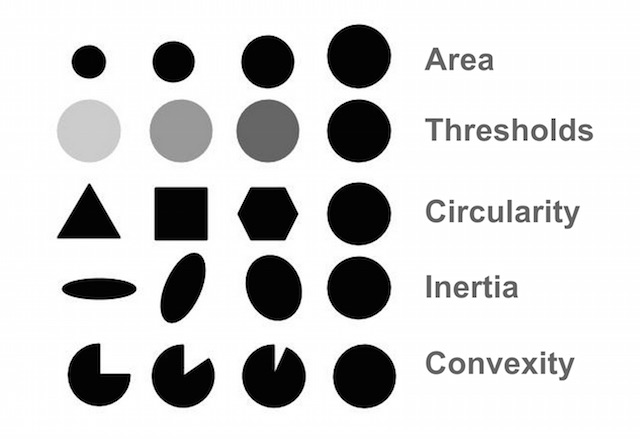
#> input picture Code/find_blobs/BlobTest.jpg, 640 x 439 px
$ python test_morph.py ../find_blobs
#> lines starting #> are read from the running program, lines starting #| are printed output that depends on the picture
### Modules/filelist.py
# Python class to make a list if file

import sys
import os # to check list file existence
from imutils import paths  # to get list of files in a path
import logging #  To write messages to a logfile

# Function (defined outside of the class) to get basename of a file
# minus the 4 chararcter extension (ex., .png)
# [8 lines left out: function get_filename, not called in this run]

class FileList:

    def __init__(self, dataset, list):
        self.list = list  # the directory or filename that includes list of files
        self.dataset = dataset
        self.filenames = []  # empty list

        logging.debug("FileList : __init__ : list = %s", list)

    def getPathFilenames(self):
        if (self.list) :  # check to see if file list argument exists

            if os.path.isfile(self.list):
                with open(self.list) as f:
                    fileList = []  # initialize fileList
                    for line in f:
                        fileList.append(line.strip())  # strip off newline, spaces, and append

                logging.debug("fileList = %s",fileList)
                imagePaths = [self.dataset + '/' + i for i in fileList]

            else :
                sys.exit("list file does not exist")

        else :

            # -----------------------------------------------------------
            # Grab the image path & filenames from the dataset directory
            # -----------------------------------------------------------
            #imagePaths = list(paths.list_images(args.dataset))
            imagePaths = list(paths.list_images(self.dataset))

            imagePaths = sorted(imagePaths)

        #logging.debug("imagePaths = %s", imagePaths)
        logging.debug("imagePaths = %s", '\n'.join(imagePaths))

        return imagePaths

### Code/morphology/test_morph.py
""""""


# USAGE
# python test_morph.py F:\imagews\training --log=debug --list="F:\imagews\training\list.txt"
# python test_morph.py F:\imagews\training --log=debug --list="F:\imagews\training\various.txt"
# python test_morph.py F:\imagews\training --log=debug --list="F:\imagews\training\aurora_nightlimb.txt"
# python test_morph.py F:\imagews\training --log=debug --list="F:\imagews\training\aurora.txt"
# python test_morph.py F:\imagews\training --log=debug --list="F:\imagews\training\limbnight.txt"
# python test_morph.py F:\imagews\training --log=debug --list="F:\imagews\training\iss.txt"
# python test_morph.py E:\Lightning\ --log=debug --list="E:\Lightning\lightning.txt"
# python test_morph.py F:\imagews\training --log=debug --list="F:\imagews\training\no_lightning.txt"

# import the necessary packages
import argparse
import os # to check list file existence
import sys
import logging #  To write messages to a logfile
import numpy as np

import cv2
from imutils import resize
from filelist import FileList  # import the filelist class

# -----------------------------------------------------
# Construct the argument parse and parse the arguments
# -----------------------------------------------------
ap = argparse.ArgumentParser()
ap = argparse.ArgumentParser(description="Test different morphology effects on images")
ap.add_argument("dataset", help="Path to images")  # this is required

# Add logging file argument
ap.add_argument("-l", "--log", help="Logging Value", default="info")

# Add list file argument
ap.add_argument("-li", "--list", help="List of images to read")

# parse the arguments
args = ap.parse_args()

# -----------------------------------------------
# Display the images while looping through them?
# -----------------------------------------------
showImages = True

blurImage = True

# ------------------------------------------------------------------
# Set up logging file
# -------------------------------------------------------------
# assuming loglevel is bound to the string value obtained from the
# command line argument. Convert to upper case to allow the user to
# specify --log=DEBUG or --log=debug
numeric_level = getattr(logging, args.log.upper(), None)
if not isinstance(numeric_level, int):
    raise ValueError('Invalid log level: %s' % loglevel)
logging.basicConfig(level=numeric_level, filename='test_morph.log', filemode='w')


# ----------------------------------
# Write run parameters to log file
# ----------------------------------
logging.info("input path is %s", args.dataset)
logging.info("log level : %s", args.log)

# Get the list of image names to read
theList = FileList(args.dataset,  args.list)
imagePaths = theList.getPathFilenames()


logging.info("imagePaths is %s", imagePaths)

# --------------------------------------
# Loop over the input dataset of images
# --------------------------------------
for imagePath in imagePaths:

    if args.list :
        if not os.path.isfile(imagePath) :
               sys.exit("imagePath " + imagePath + "  does not exist")


    # load the image, describe the image, update the list of data
    image = cv2.imread(imagePath)
#> image is the input picture: shape (439, 640, 3); min 0, max 255, mean 210.3

    # resize the image
    # def resize(image, width = None, height = None, inter = cv2.INTER_AREA)
    resized = resize(image, width=500)
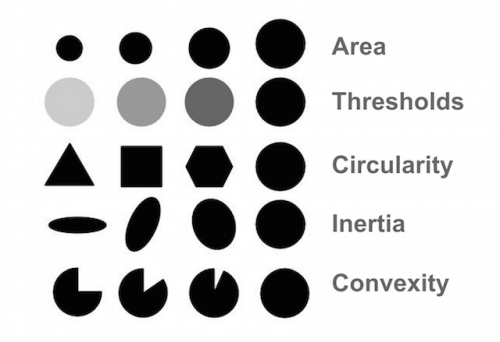
#> resized: shape (342, 500, 3); min 0, max 255, mean 210.3

    if (blurImage) :
        #resized = cv2.GaussianBlur(resized, (5,5), 0)
        filtered = cv2.bilateralFilter(resized, 9, 75, 75)  # preserves the edges better
    else :
        filtered = resized.copy()

    #kernel = np.ones((5, 5), np.uint8)
    kernel = np.ones((3, 3), np.uint8)
    erosion = cv2.erode(filtered, kernel, iterations=1)
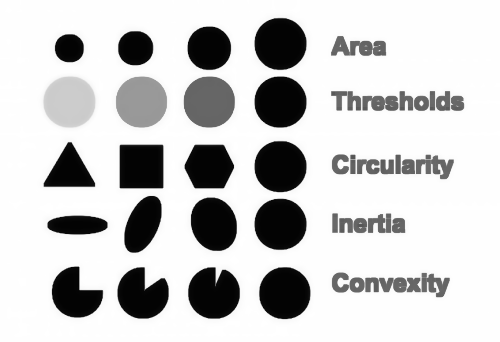
#> erosion: shape (342, 500, 3); min 3, max 255, mean 202.7
    dilation = cv2.dilate(filtered, kernel, iterations=1)
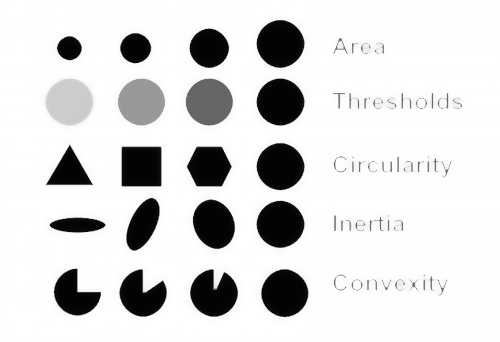
#> dilation: shape (342, 500, 3); min 3, max 255, mean 217.3
    opening = cv2.morphologyEx(filtered, cv2.MORPH_OPEN, kernel)
    closing = cv2.morphologyEx(filtered, cv2.MORPH_CLOSE, kernel)
    gradient = cv2.morphologyEx(filtered, cv2.MORPH_GRADIENT, kernel)
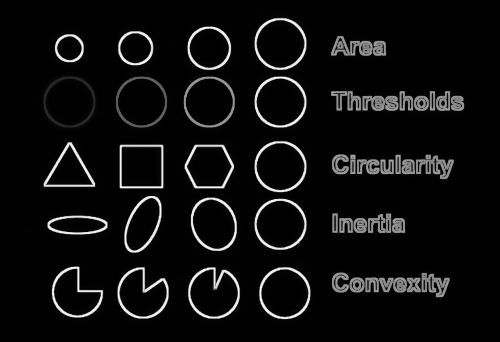
#> gradient: shape (342, 500, 3); min 0, max 249, mean 14.6
    tophat = cv2.morphologyEx(filtered, cv2.MORPH_TOPHAT, kernel)
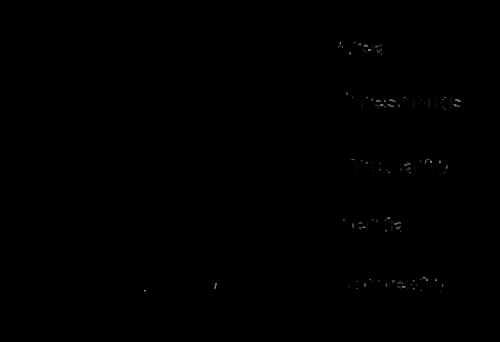
#> tophat: shape (342, 500, 3); min 0, max 147, mean 0.3
    blackhat = cv2.morphologyEx(filtered, cv2.MORPH_BLACKHAT, kernel)

    # Show images if desires
    if (showImages) :

        cv2.imshow(imagePath, resized)

        cv2.imshow("Smoothed", filtered)

        # show the morphed image
        cv2.imshow("Eroded", erosion)

        cv2.imshow("Dilated", dilation)

        cv2.imshow("opening", opening)

        cv2.imshow("closing", closing)

        cv2.imshow("gradient", gradient)

        cv2.imshow("tophat", tophat)

        cv2.imshow("blackhat", blackhat)

        cv2.waitKey(0)

        cv2.destroyAllWindows()
